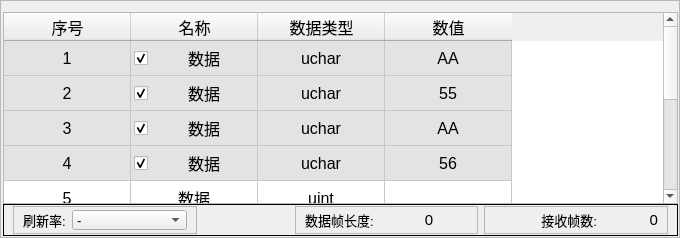
     <widget class="QFrame" name="frame_3">
      <property name="frameShape">
       <enum>QFrame::StyledPanel</enum>
      </property>
      <property name="frameShadow">
       <enum>QFrame::Raised</enum>
      </property>
      <layout class="QGridLayout" name="gridLayout_4" rowstretch="20,1">
       <property name="leftMargin">
        <number>2</number>
       </property>
       <property name="rightMargin">
        <number>1</number>
       </property>
       <property name="bottomMargin">
        <number>1</number>
       </property>
       <property name="verticalSpacing">
        <number>0</number>
       </property>
       <item row="0" column="0">
        <widget class="QTableWidget" name="tableWidget">
         <property name="sizePolicy">
          <sizepolicy hsizetype="Expanding" vsizetype="Expanding">
           <horstretch>0</horstretch>
           <verstretch>0</verstretch>
          </sizepolicy>
         </property>
         <property name="minimumSize">
          <size>
           <width>480</width>
           <height>0</height>
          </size>
         </property>
         <property name="sizeIncrement">
          <size>
           <width>0</width>
           <height>0</height>
          </size>
         </property>
         <property name="font">
          <font>
           <pointsize>12</pointsize>
           <weight>50</weight>
           <bold>false</bold>
          </font>
         </property>
         <property name="styleSheet">
          <string notr="true"/>
         </property>
         <property name="frameShape">
          <enum>QFrame::StyledPanel</enum>
         </property>
         <property name="frameShadow">
          <enum>QFrame::Sunken</enum>
         </property>
         <property name="lineWidth">
          <number>1</number>
         </property>
         <property name="verticalScrollBarPolicy">
          <enum>Qt::ScrollBarAsNeeded</enum>
         </property>
         <property name="autoScrollMargin">
          <number>15</number>
         </property>
         <property name="editTriggers">
          <set>QAbstractItemView::AnyKeyPressed|QAbstractItemView::DoubleClicked|QAbstractItemView::EditKeyPressed</set>
         </property>
         <property name="showGrid">
          <bool>true</bool>
         </property>
         <property name="gridStyle">
          <enum>Qt::SolidLine</enum>
         </property>
         <attribute name="horizontalHeaderCascadingSectionResizes">
          <bool>false</bool>
         </attribute>
         <attribute name="horizontalHeaderDefaultSectionSize">
          <number>127</number>
         </attribute>
         <attribute name="horizontalHeaderHighlightSections">
          <bool>true</bool>
         </attribute>
         <attribute name="verticalHeaderVisible">
          <bool>false</bool>
         </attribute>
         <attribute name="verticalHeaderDefaultSectionSize">
          <number>35</number>
         </attribute>
         <attribute name="verticalHeaderMinimumSectionSize">
          <number>21</number>
         </attribute>
         <row>
          <property name="text">
           <string>1</string>
          </property>
         </row>
         <row>
          <property name="text">
           <string>2</string>
          </property>
         </row>
         <row>
          <property name="text">
           <string>3</string>
          </property>
         </row>
         <row>
          <property name="text">
           <string>4</string>
          </property>
         </row>
         <row>
          <property name="text">
           <string>5</string>
          </property>
         </row>
         <row>
          <property name="text">
           <string>6</string>
          </property>
         </row>
         <row>
          <property name="text">
           <string>7</string>
          </property>
         </row>
         <row>
          <property name="text">
           <string>8</string>
          </property>
         </row>
         <row>
          <property name="text">
           <string>9</string>
          </property>
         </row>
         <column>
          <property name="text">
           <string>序号</string>
          </property>
         </column>
         <column>
          <property name="text">
           <string>名称</string>
          </property>
         </column>
         <column>
          <property name="text">
           <string>数据类型</string>
          </property>
         </column>
         <column>
          <property name="text">
           <string>数值</string>
          </property>
         </column>
         <item row="0" column="0">
          <property name="text">
           <string>1</string>
          </property>
          <property name="textAlignment">
           <set>AlignCenter</set>
          </property>
          <property name="background">
           <brush brushstyle="SolidPattern">
            <color alpha="255">
             <red>227</red>
             <green>227</green>
             <blue>227</blue>
            </color>
           </brush>
          </property>
          <property name="flags">
           <set>ItemIsSelectable|ItemIsEditable|ItemIsDragEnabled|ItemIsUserCheckable|ItemIsEnabled</set>
          </property>
         </item>
         <item row="0" column="1">
          <property name="text">
           <string>数据</string>
          </property>
          <property name="textAlignment">
           <set>AlignCenter</set>
          </property>
          <property name="background">
           <brush brushstyle="SolidPattern">
            <color alpha="255">
             <red>227</red>
             <green>227</green>
             <blue>227</blue>
            </color>
           </brush>
          </property>
          <property name="checkState">
           <enum>Checked</enum>
          </property>
         </item>
         <item row="0" column="2">
          <property name="text">
           <string>uchar</string>
          </property>
          <property name="textAlignment">
           <set>AlignCenter</set>
          </property>
          <property name="background">
           <brush brushstyle="SolidPattern">
            <color alpha="255">
             <red>227</red>
             <green>227</green>
             <blue>227</blue>
            </color>
           </brush>
          </property>
         </item>
         <item row="0" column="3">
          <property name="text">
           <string>AA</string>
          </property>
          <property name="textAlignment">
           <set>AlignCenter</set>
          </property>
          <property name="background">
           <brush brushstyle="SolidPattern">
            <color alpha="255">
             <red>227</red>
             <green>227</green>
             <blue>227</blue>
            </color>
           </brush>
          </property>
         </item>
         <item row="1" column="0">
          <property name="text">
           <string>2</string>
          </property>
          <property name="textAlignment">
           <set>AlignCenter</set>
          </property>
          <property name="background">
           <brush brushstyle="SolidPattern">
            <color alpha="255">
             <red>227</red>
             <green>227</green>
             <blue>227</blue>
            </color>
           </brush>
          </property>
          <property name="flags">
           <set>ItemIsSelectable|ItemIsEditable|ItemIsDragEnabled|ItemIsUserCheckable|ItemIsEnabled</set>
          </property>
         </item>
         <item row="1" column="1">
          <property name="text">
           <string>数据</string>
          </property>
          <property name="textAlignment">
           <set>AlignCenter</set>
          </property>
          <property name="background">
           <brush brushstyle="SolidPattern">
            <color alpha="255">
             <red>227</red>
             <green>227</green>
             <blue>227</blue>
            </color>
           </brush>
          </property>
          <property name="checkState">
           <enum>Checked</enum>
          </property>
         </item>
         <item row="1" column="2">
          <property name="text">
           <string>uchar</string>
          </property>
          <property name="textAlignment">
           <set>AlignCenter</set>
          </property>
          <property name="background">
           <brush brushstyle="SolidPattern">
            <color alpha="255">
             <red>227</red>
             <green>227</green>
             <blue>227</blue>
            </color>
           </brush>
          </property>
         </item>
         <item row="1" column="3">
          <property name="text">
           <string>55</string>
          </property>
          <property name="textAlignment">
           <set>AlignCenter</set>
          </property>
          <property name="background">
           <brush brushstyle="SolidPattern">
            <color alpha="255">
             <red>227</red>
             <green>227</green>
             <blue>227</blue>
            </color>
           </brush>
          </property>
         </item>
         <item row="2" column="0">
          <property name="text">
           <string>3</string>
          </property>
          <property name="textAlignment">
           <set>AlignCenter</set>
          </property>
          <property name="background">
           <brush brushstyle="SolidPattern">
            <color alpha="255">
             <red>227</red>
             <green>227</green>
             <blue>227</blue>
            </color>
           </brush>
          </property>
          <property name="flags">
           <set>ItemIsSelectable|ItemIsEditable|ItemIsDragEnabled|ItemIsUserCheckable|ItemIsEnabled</set>
          </property>
         </item>
         <item row="2" column="1">
          <property name="text">
           <string>数据</string>
          </property>
          <property name="textAlignment">
           <set>AlignCenter</set>
          </property>
          <property name="background">
           <brush brushstyle="SolidPattern">
            <color alpha="255">
             <red>227</red>
             <green>227</green>
             <blue>227</blue>
            </color>
           </brush>
          </property>
          <property name="checkState">
           <enum>Checked</enum>
          </property>
         </item>
         <item row="2" column="2">
          <property name="text">
           <string>uchar</string>
          </property>
          <property name="textAlignment">
           <set>AlignCenter</set>
          </property>
          <property name="background">
           <brush brushstyle="SolidPattern">
            <color alpha="255">
             <red>227</red>
             <green>227</green>
             <blue>227</blue>
            </color>
           </brush>
          </property>
         </item>
         <item row="2" column="3">
          <property name="text">
           <string>AA</string>
          </property>
          <property name="textAlignment">
           <set>AlignCenter</set>
          </property>
          <property name="background">
           <brush brushstyle="SolidPattern">
            <color alpha="255">
             <red>227</red>
             <green>227</green>
             <blue>227</blue>
            </color>
           </brush>
          </property>
         </item>
         <item row="3" column="0">
          <property name="text">
           <string>4</string>
          </property>
          <property name="textAlignment">
           <set>AlignCenter</set>
          </property>
          <property name="background">
           <brush brushstyle="SolidPattern">
            <color alpha="255">
             <red>227</red>
             <green>227</green>
             <blue>227</blue>
            </color>
           </brush>
          </property>
          <property name="flags">
           <set>ItemIsSelectable|ItemIsEditable|ItemIsDragEnabled|ItemIsUserCheckable|ItemIsEnabled</set>
          </property>
         </item>
         <item row="3" column="1">
          <property name="text">
           <string>数据</string>
          </property>
          <property name="textAlignment">
           <set>AlignCenter</set>
          </property>
          <property name="background">
           <brush brushstyle="SolidPattern">
            <color alpha="255">
             <red>227</red>
             <green>227</green>
             <blue>227</blue>
            </color>
           </brush>
          </property>
          <property name="checkState">
           <enum>Checked</enum>
          </property>
         </item>
         <item row="3" column="2">
          <property name="text">
           <string>uchar</string>
          </property>
          <property name="textAlignment">
           <set>AlignCenter</set>
          </property>
          <property name="background">
           <brush brushstyle="SolidPattern">
            <color alpha="255">
             <red>227</red>
             <green>227</green>
             <blue>227</blue>
            </color>
           </brush>
          </property>
         </item>
         <item row="3" column="3">
          <property name="text">
           <string>56</string>
          </property>
          <property name="textAlignment">
           <set>AlignCenter</set>
          </property>
          <property name="background">
           <brush brushstyle="SolidPattern">
            <color alpha="255">
             <red>227</red>
             <green>227</green>
             <blue>227</blue>
            </color>
           </brush>
          </property>
          <property name="flags">
           <set>ItemIsSelectable|ItemIsEditable|ItemIsDragEnabled|ItemIsUserCheckable|ItemIsEnabled</set>
          </property>
         </item>
         <item row="4" column="0">
          <property name="text">
           <string>5</string>
          </property>
          <property name="textAlignment">
           <set>AlignCenter</set>
          </property>
          <property name="flags">
           <set>ItemIsSelectable|ItemIsEditable|ItemIsDragEnabled|ItemIsUserCheckable|ItemIsEnabled</set>
          </property>
         </item>
         <item row="4" column="1">
          <property name="text">
           <string>数据</string>
          </property>
          <property name="textAlignment">
           <set>AlignCenter</set>
          </property>
         </item>
         <item row="4" column="2">
          <property name="text">
           <string>uint</string>
          </property>
          <property name="textAlignment">
           <set>AlignCenter</set>
          </property>
         </item>
         <item row="4" column="3">
          <property name="text">
           <string/>
          </property>
          <property name="textAlignment">
           <set>AlignCenter</set>
          </property>
          <property name="flags">
           <set>ItemIsSelectable|ItemIsEditable|ItemIsDragEnabled|ItemIsUserCheckable|ItemIsEnabled</set>
          </property>
         </item>
         <item row="5" column="0">
          <property name="text">
           <string>6</string>
          </property>
          <property name="textAlignment">
           <set>AlignCenter</set>
          </property>
          <property name="flags">
           <set>ItemIsSelectable|ItemIsEditable|ItemIsDragEnabled|ItemIsUserCheckable|ItemIsEnabled</set>
          </property>
         </item>
         <item row="5" column="1">
          <property name="text">
           <string>数据</string>
          </property>
          <property name="textAlignment">
           <set>AlignCenter</set>
          </property>
         </item>
         <item row="5" column="2">
          <property name="text">
           <string>int</string>
          </property>
          <property name="textAlignment">
           <set>AlignCenter</set>
          </property>
         </item>
         <item row="5" column="3">
          <property name="text">
           <string/>
          </property>
          <property name="textAlignment">
           <set>AlignCenter</set>
          </property>
          <property name="flags">
           <set>ItemIsSelectable|ItemIsEditable|ItemIsDragEnabled|ItemIsUserCheckable|ItemIsEnabled</set>
          </property>
         </item>
         <item row="6" column="0">
          <property name="text">
           <string>7</string>
          </property>
          <property name="textAlignment">
           <set>AlignCenter</set>
          </property>
          <property name="flags">
           <set>ItemIsSelectable|ItemIsEditable|ItemIsDragEnabled|ItemIsUserCheckable|ItemIsEnabled</set>
          </property>
         </item>
         <item row="6" column="1">
          <property name="text">
           <string>数据</string>
          </property>
          <property name="textAlignment">
           <set>AlignCenter</set>
          </property>
         </item>
         <item row="6" column="2">
          <property name="text">
           <string>short</string>
          </property>
          <property name="textAlignment">
           <set>AlignCenter</set>
          </property>
         </item>
         <item row="6" column="3">
          <property name="text">
           <string/>
          </property>
          <property name="textAlignment">
           <set>AlignCenter</set>
          </property>
          <property name="flags">
           <set>ItemIsSelectable|ItemIsEditable|ItemIsDragEnabled|ItemIsUserCheckable|ItemIsEnabled</set>
          </property>
         </item>
         <item row="7" column="0">
          <property name="text">
           <string>8</string>
          </property>
          <property name="textAlignment">
           <set>AlignCenter</set>
          </property>
          <property name="flags">
           <set>ItemIsSelectable|ItemIsEditable|ItemIsDragEnabled|ItemIsUserCheckable|ItemIsEnabled</set>
          </property>
         </item>
         <item row="7" column="1">
          <property name="text">
           <string>数据</string>
          </property>
          <property name="textAlignment">
           <set>AlignCenter</set>
          </property>
         </item>
         <item row="7" column="2">
          <property name="text">
           <string>ushort</string>
          </property>
          <property name="textAlignment">
           <set>AlignCenter</set>
          </property>
         </item>
         <item row="7" column="3">
          <property name="text">
           <string/>
          </property>
          <property name="textAlignment">
           <set>AlignCenter</set>
          </property>
          <property name="flags">
           <set>ItemIsSelectable|ItemIsEditable|ItemIsDragEnabled|ItemIsUserCheckable|ItemIsEnabled</set>
          </property>
         </item>
         <item row="8" column="0">
          <property name="text">
           <string>9</string>
          </property>
          <property name="textAlignment">
           <set>AlignCenter</set>
          </property>
          <property name="flags">
           <set>ItemIsSelectable|ItemIsEditable|ItemIsDragEnabled|ItemIsUserCheckable|ItemIsEnabled</set>
          </property>
         </item>
         <item row="8" column="1">
          <property name="text">
           <string>数据</string>
          </property>
          <property name="textAlignment">
           <set>AlignCenter</set>
          </property>
         </item>
         <item row="8" column="2">
          <property name="text">
           <string>float</string>
          </property>
          <property name="textAlignment">
           <set>AlignCenter</set>
          </property>
         </item>
         <item row="8" column="3">
          <property name="text">
           <string/>
          </property>
          <property name="textAlignment">
           <set>AlignCenter</set>
          </property>
          <property name="flags">
           <set>ItemIsSelectable|ItemIsEditable|ItemIsDragEnabled|ItemIsUserCheckable|ItemIsEnabled</set>
          </property>
         </item>
        </widget>
       </item>
       <item row="1" column="0">
        <widget class="QFrame" name="frame_4">
         <property name="sizePolicy">
          <sizepolicy hsizetype="Preferred" vsizetype="Preferred">
           <horstretch>0</horstretch>
           <verstretch>0</verstretch>
          </sizepolicy>
         </property>
         <property name="minimumSize">
          <size>
           <width>0</width>
           <height>0</height>
          </size>
         </property>
         <property name="maximumSize">
          <size>
           <width>16777215</width>
           <height>16777215</height>
          </size>
         </property>
         <property name="frameShape">
          <enum>QFrame::Box</enum>
         </property>
         <property name="frameShadow">
          <enum>QFrame::Plain</enum>
         </property>
         <layout class="QHBoxLayout" name="horizontalLayout_2" stretch="2,1,2,2">
          <property name="topMargin">
           <number>1</number>
          </property>
          <property name="bottomMargin">
           <number>1</number>
          </property>
          <item>
           <widget class="QFrame" name="frame_7">
            <property name="layoutDirection">
             <enum>Qt::LeftToRight</enum>
            </property>
            <property name="frameShape">
             <enum>QFrame::StyledPanel</enum>
            </property>
            <property name="frameShadow">
             <enum>QFrame::Raised</enum>
            </property>
            <layout class="QHBoxLayout" name="horizontalLayout_5">
             <property name="spacing">
              <number>6</number>
             </property>
             <property name="topMargin">
              <number>0</number>
             </property>
             <property name="bottomMargin">
              <number>0</number>
             </property>
             <item>
              <widget class="QLabel" name="refresh_label">
               <property name="font">
                <font>
                 <pointsize>10</pointsize>
                </font>
               </property>
               <property name="text">
                <string>刷新率:</string>
               </property>
              </widget>
             </item>
             <item>
              <widget class="QComboBox" name="refresh_box">
               <property name="sizePolicy">
                <sizepolicy hsizetype="Expanding" vsizetype="Fixed">
                 <horstretch>0</horstretch>
                 <verstretch>0</verstretch>
                </sizepolicy>
               </property>
               <property name="minimumSize">
                <size>
                 <width>0</width>
                 <height>20</height>
                </size>
               </property>
               <property name="maximumSize">
                <size>
                 <width>16777215</width>
                 <height>20</height>
                </size>
               </property>
               <property name="font">
                <font>
                 <pointsize>10</pointsize>
                </font>
               </property>
               <item>
                <property name="text">
                 <string>-</string>
                </property>
               </item>
               <item>
                <property name="text">
                 <string>1Hz</string>
                </property>
               </item>
               <item>
                <property name="text">
                 <string>2Hz</string>
                </property>
               </item>
               <item>
                <property name="text">
                 <string>5Hz</string>
                </property>
               </item>
               <item>
                <property name="text">
                 <string>10Hz</string>
                </property>
               </item>
              </widget>
             </item>
            </layout>
           </widget>
          </item>
          <item>
           <spacer name="horizontalSpacer_3">
            <property name="orientation">
             <enum>Qt::Horizontal</enum>
            </property>
            <property name="sizeHint" stdset="0">
             <size>
              <width>326</width>
              <height>20</height>
             </size>
            </property>
           </spacer>
          </item>
          <item>
           <widget class="QFrame" name="frame_6">
            <property name="frameShape">
             <enum>QFrame::StyledPanel</enum>
            </property>
            <property name="frameShadow">
             <enum>QFrame::Raised</enum>
            </property>
            <layout class="QHBoxLayout" name="horizontalLayout_4">
             <property name="leftMargin">
              <number>9</number>
             </property>
             <property name="topMargin">
              <number>3</number>
             </property>
             <property name="bottomMargin">
              <number>3</number>
             </property>
             <item>
              <widget class="QLabel" name="len_lb">
               <property name="font">
                <font>
                 <pointsize>10</pointsize>
                 <weight>50</weight>
                 <bold>false</bold>
                </font>
               </property>
               <property name="text">
                <string>数据帧长度:</string>
               </property>
              </widget>
             </item>
             <item>
              <widget class="QLabel" name="lennum_lb">
               <property name="font">
                <font>
                 <pointsize>11</pointsize>
                </font>
               </property>
               <property name="text">
                <string>0</string>
               </property>
               <property name="alignment">
                <set>Qt::AlignCenter</set>
               </property>
               <property name="textInteractionFlags">
                <set>Qt::LinksAccessibleByMouse|Qt::TextEditable</set>
               </property>
              </widget>
             </item>
            </layout>
           </widget>
          </item>
          <item>
           <widget class="QFrame" name="frame_5">
            <property name="frameShape">
             <enum>QFrame::StyledPanel</enum>
            </property>
            <property name="frameShadow">
             <enum>QFrame::Raised</enum>
            </property>
            <layout class="QHBoxLayout" name="horizontalLayout" stretch="5,3">
             <property name="spacing">
              <number>0</number>
             </property>
             <property name="topMargin">
              <number>3</number>
             </property>
             <property name="bottomMargin">
              <number>3</number>
             </property>
             <item>
              <widget class="QLabel" name="accept_lb">
               <property name="font">
                <font>
                 <pointsize>10</pointsize>
                 <weight>50</weight>
                 <bold>false</bold>
                </font>
               </property>
               <property name="text">
                <string>接收帧数:</string>
               </property>
               <property name="alignment">
                <set>Qt::AlignRight|Qt::AlignTrailing|Qt::AlignVCenter</set>
               </property>
              </widget>
             </item>
             <item>
              <widget class="QLabel" name="acceptnum_lb">
               <property name="font">
                <font>
                 <pointsize>11</pointsize>
                </font>
               </property>
               <property name="text">
                <string>0</string>
               </property>
               <property name="alignment">
                <set>Qt::AlignRight|Qt::AlignTrailing|Qt::AlignVCenter</set>
               </property>
               <property name="textInteractionFlags">
                <set>Qt::LinksAccessibleByMouse|Qt::TextEditable</set>
               </property>
              </widget>
             </item>
            </layout>
           </widget>
          </item>
         </layout>
        </widget>
       </item>
      </layout>
     </widget>
